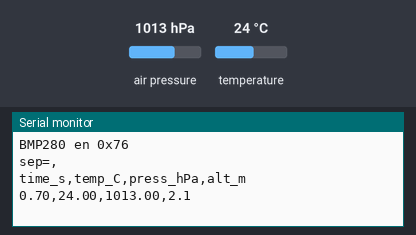
Simulated run of this sketch. Board: ESP32. Shown: the last lines printed to the serial monitor. The test bench sets the inputs (shaded band); at power-on: air pressure 1013 hPa, temperature 24 °C.

Above: at 1.5 s.
1.6 s: air pressure set to 952 hPa
At 2.8 s:
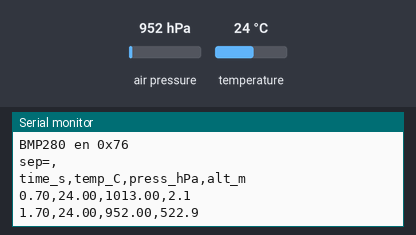
3.1 s: temperature set to 12 °C
At 3.1 s:
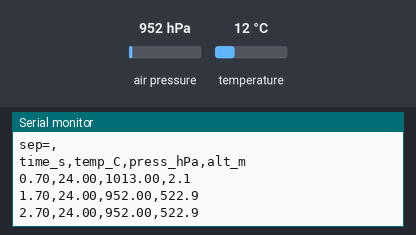
4.6 s: air pressure set to 975 hPa
At 5.6 s:
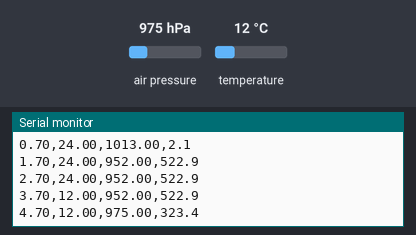
Timing chart, 0 to 7.6 s (numbered marks = the images above; inputs shaded):
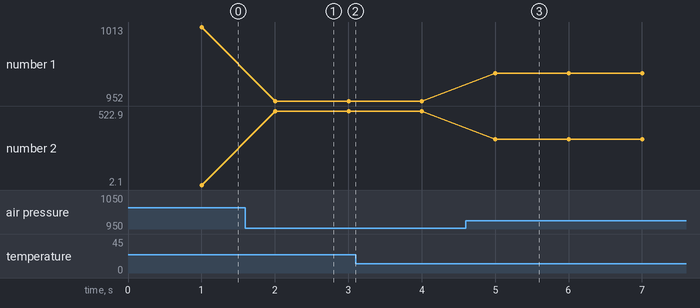

Measured:
- after the input at 1.6 s, the serial monitor: prints a new line after 0.40 s (image 1)
- after the input at 4.6 s, the serial monitor: prints a new line after 0.40 s (image 3)
- plotted number 1: 1013 → 952 after the input at 1.6 s, 952 → 975 after the input at 4.6 s
- plotted number 2: 2.1 → 522.9 after the input at 1.6 s, 522.9 → 323.4 after the input at 4.6 s

The sketch:

11_BMP280_CSV.ino
```cpp
/***************************************************
  Proyecto: CANSAT - BMP280 CSV para Excel
  Versión: v1.0 - 27/10/2025
  Autor: Equipo CANSAT
  Centro: IES Gonzalo Torrente Ballester (Salamanca)

  Descripción:
  Lectura del sensor BMP280 por I2C y salida por el
  Monitor Serie en formato CSV compatible con Excel:
  tiempo (s), temperatura (°C), presión (hPa) y altitud (m).
  Ideal para registrar datos y analizarlos en gráficos.

  Licencia: MIT
***************************************************/

/*
  ESP32 + BMP280 (I2C) — CSV para Excel
  Genera:
    sep=,
    time_s,temp_C,press_hPa,alt_m
    0.00,23.16,931.80,701.1
    ...

  Conexiones (I2C):
    VCC  -> 3V3
    GND  -> GND
    SDA  -> GPIO21
    SCL  -> GPIO22
    CSB  -> 3V3
    SDO  -> GND  (direccion 0x76; a 3V3 -> 0x77)

  Librerías:
    - Adafruit BMP280 Library
    - Adafruit Unified Sensor
*/

#include <Wire.h>
#include <Adafruit_Sensor.h>
#include <Adafruit_BMP280.h>

#define I2C_SDA 21
#define I2C_SCL 22

const float SEA_LEVEL_HPA = 1013.25; // Sustituye por QNH del día
const uint32_t SAMPLE_MS = 1000;     // 1 dato/seg

Adafruit_BMP280 bmp;
uint32_t t0;

void setup() {
  Serial.begin(115200);
  delay(300);

  Wire.begin(I2C_SDA, I2C_SCL);
  Wire.setClock(400000);

  if      (bmp.begin(0x76)) Serial.println(F("BMP280 en 0x76"));
  else if (bmp.begin(0x77)) Serial.println(F("BMP280 en 0x77"));
  else { Serial.println(F("No BMP280")); while(1){} }

  bmp.setSampling(Adafruit_BMP280::MODE_NORMAL,
                  Adafruit_BMP280::SAMPLING_X2,
                  Adafruit_BMP280::SAMPLING_X16,
                  Adafruit_BMP280::FILTER_X16,
                  Adafruit_BMP280::STANDBY_MS_500);

  // Cabecera para Excel (reconoce la coma como separador)
  Serial.println(F("sep=,"));
  Serial.println(F("time_s,temp_C,press_hPa,alt_m"));

  t0 = millis();
}

void loop() {
  static uint32_t last = 0;
  if (millis() - last < SAMPLE_MS) return;
  last = millis();

  float tempC    = bmp.readTemperature();
  float pres_hPa = bmp.readPressure() / 100.0;
  float alt_m    = bmp.readAltitude(SEA_LEVEL_HPA);
  float time_s   = (millis() - t0) / 1000.0;

  if (isnan(tempC) || pres_hPa <= 0) {
    // Evita imprimir basura si la lectura no es válida
    return;
  }

  Serial.print(time_s, 2);  Serial.print(',');
  Serial.print(tempC, 2);   Serial.print(',');
  Serial.print(pres_hPa, 2);Serial.print(',');
  Serial.println(alt_m, 1);
}
```
